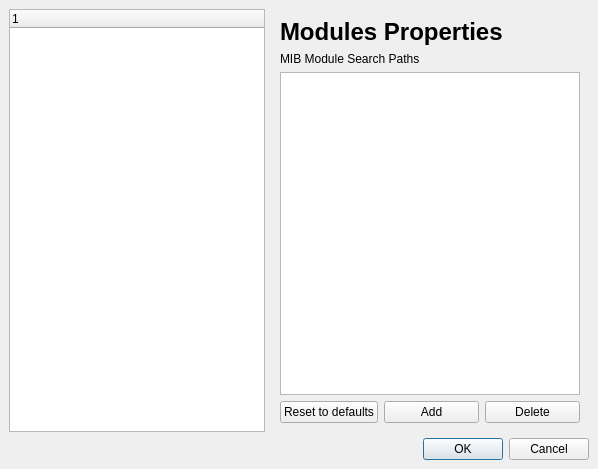
<?xml version="1.0" encoding="UTF-8"?>
<ui version="4.0">
 <comment>
    Copyright (C) 2004-2011 Martin Jolicoeur (snmpb1@gmail.com) 

    This file is part of the SnmpB project 
    (http://sourceforge.net/projects/snmpb)

    This program is free software: you can redistribute it and/or modify
    it under the terms of the GNU General Public License as published by
    the Free Software Foundation, either version 2 of the License, or
    (at your option) any later version.

    This program is distributed in the hope that it will be useful,
    but WITHOUT ANY WARRANTY; without even the implied warranty of
    MERCHANTABILITY or FITNESS FOR A PARTICULAR PURPOSE.  See the
    GNU General Public License for more details.

    You should have received a copy of the GNU General Public License
    along with this program.  If not, see http://www.gnu.org/licenses/.
</comment>
 <class>Preferences</class>
 <widget class="QDialog" name="Preferences">
  <property name="geometry">
   <rect>
    <x>0</x>
    <y>0</y>
    <width>598</width>
    <height>469</height>
   </rect>
  </property>
  <property name="sizePolicy">
   <sizepolicy hsizetype="Fixed" vsizetype="Fixed">
    <horstretch>0</horstretch>
    <verstretch>0</verstretch>
   </sizepolicy>
  </property>
  <property name="windowTitle">
   <string>Preferences</string>
  </property>
  <property name="windowIcon">
   <iconset>
    <normaloff>images/snmpb.png</normaloff>images/snmpb.png</iconset>
  </property>
  <layout class="QGridLayout">
   <property name="leftMargin">
    <number>9</number>
   </property>
   <property name="topMargin">
    <number>9</number>
   </property>
   <property name="rightMargin">
    <number>9</number>
   </property>
   <property name="bottomMargin">
    <number>9</number>
   </property>
   <property name="spacing">
    <number>6</number>
   </property>
   <item row="0" column="0">
    <widget class="QTreeWidget" name="PreferencesTree">
     <property name="sizePolicy">
      <sizepolicy hsizetype="Preferred" vsizetype="Preferred">
       <horstretch>0</horstretch>
       <verstretch>0</verstretch>
      </sizepolicy>
     </property>
     <column>
      <property name="text">
       <string notr="true">1</string>
      </property>
     </column>
    </widget>
   </item>
   <item row="0" column="1">
    <widget class="QStackedWidget" name="PreferencesProps">
     <property name="currentIndex">
      <number>2</number>
     </property>
     <widget class="QWidget" name="TransportProps">
      <layout class="QGridLayout">
       <item row="0" column="0">
        <widget class="QLabel" name="TransportPropsL">
         <property name="text">
          <string>&lt;html&gt;&lt;head&gt;&lt;meta name=&quot;qrichtext&quot; content=&quot;1&quot; /&gt;&lt;style type=&quot;text/css&quot;&gt;
p, li { white-space: pre-wrap; }
&lt;/style&gt;&lt;/head&gt;&lt;body style=&quot; font-family:'Sans Serif'; font-size:12pt; font-weight:400; font-style:normal; text-decoration:none;&quot;&gt;
&lt;p style=&quot; margin-top:0px; margin-bottom:0px; margin-left:0px; margin-right:0px; -qt-block-indent:0; text-indent:0px;&quot;&gt;&lt;span style=&quot; font-size:18pt; font-weight:600;&quot;&gt;Transport Properties&lt;/span&gt;&lt;/p&gt;&lt;/body&gt;&lt;/html&gt;</string>
         </property>
        </widget>
       </item>
       <item row="1" column="0">
        <spacer>
         <property name="orientation">
          <enum>Qt::Vertical</enum>
         </property>
         <property name="sizeType">
          <enum>QSizePolicy::Fixed</enum>
         </property>
         <property name="sizeHint" stdset="0">
          <size>
           <width>20</width>
           <height>40</height>
          </size>
         </property>
        </spacer>
       </item>
       <item row="2" column="0">
        <widget class="QGroupBox" name="Protocol">
         <property name="title">
          <string>Protocol</string>
         </property>
         <layout class="QGridLayout">
          <property name="leftMargin">
           <number>9</number>
          </property>
          <property name="topMargin">
           <number>9</number>
          </property>
          <property name="rightMargin">
           <number>9</number>
          </property>
          <property name="bottomMargin">
           <number>9</number>
          </property>
          <property name="spacing">
           <number>6</number>
          </property>
          <item row="1" column="0">
           <widget class="QCheckBox" name="EnableIPv4">
            <property name="text">
             <string>Enable Internet Protocol v4 (IPv4)</string>
            </property>
           </widget>
          </item>
          <item row="2" column="0">
           <widget class="QCheckBox" name="EnableIPv6">
            <property name="text">
             <string>Enable Internet Protocol v6 (IPv6)</string>
            </property>
           </widget>
          </item>
         </layout>
        </widget>
       </item>
       <item row="4" column="0">
        <spacer>
         <property name="orientation">
          <enum>Qt::Vertical</enum>
         </property>
         <property name="sizeType">
          <enum>QSizePolicy::Expanding</enum>
         </property>
         <property name="sizeHint" stdset="0">
          <size>
           <width>20</width>
           <height>111</height>
          </size>
         </property>
        </spacer>
       </item>
      </layout>
     </widget>
     <widget class="QWidget" name="MIBTreeProps">
      <layout class="QGridLayout">
       <property name="leftMargin">
        <number>9</number>
       </property>
       <property name="topMargin">
        <number>9</number>
       </property>
       <property name="rightMargin">
        <number>9</number>
       </property>
       <property name="bottomMargin">
        <number>9</number>
       </property>
       <property name="spacing">
        <number>6</number>
       </property>
       <item row="2" column="0">
        <widget class="QGroupBox" name="WindowPrefs">
         <property name="title">
          <string>Window preferences</string>
         </property>
         <layout class="QGridLayout">
          <property name="leftMargin">
           <number>9</number>
          </property>
          <property name="topMargin">
           <number>9</number>
          </property>
          <property name="rightMargin">
           <number>9</number>
          </property>
          <property name="bottomMargin">
           <number>9</number>
          </property>
          <property name="spacing">
           <number>6</number>
          </property>
          <item row="0" column="0">
           <widget class="QCheckBox" name="HorizontalSplit">
            <property name="text">
             <string>Horizontal Split</string>
            </property>
           </widget>
          </item>
         </layout>
        </widget>
       </item>
       <item row="3" column="0">
        <widget class="QGroupBox" name="AutomaticLoading">
         <property name="title">
          <string>Automatic MIB loading on walk</string>
         </property>
         <layout class="QGridLayout">
          <property name="leftMargin">
           <number>9</number>
          </property>
          <property name="topMargin">
           <number>9</number>
          </property>
          <property name="rightMargin">
           <number>9</number>
          </property>
          <property name="bottomMargin">
           <number>9</number>
          </property>
          <property name="spacing">
           <number>6</number>
          </property>
          <item row="0" column="0">
           <widget class="QRadioButton" name="MibLoadingEnable">
            <property name="text">
             <string>Enable</string>
            </property>
           </widget>
          </item>
          <item row="1" column="0">
           <widget class="QRadioButton" name="MibLoadingEnablePrompt">
            <property name="text">
             <string>Enable and prompt for loading</string>
            </property>
           </widget>
          </item>
          <item row="2" column="0">
           <widget class="QRadioButton" name="MibLoadingDisable">
            <property name="text">
             <string>Disable</string>
            </property>
           </widget>
          </item>
         </layout>
        </widget>
       </item>
       <item row="4" column="0">
        <spacer>
         <property name="orientation">
          <enum>Qt::Vertical</enum>
         </property>
         <property name="sizeHint" stdset="0">
          <size>
           <width>20</width>
           <height>81</height>
          </size>
         </property>
        </spacer>
       </item>
       <item row="0" column="0">
        <widget class="QLabel" name="MIBTreePropsL">
         <property name="text">
          <string>&lt;html&gt;&lt;head&gt;&lt;meta name=&quot;qrichtext&quot; content=&quot;1&quot; /&gt;&lt;style type=&quot;text/css&quot;&gt;
p, li { white-space: pre-wrap; }
&lt;/style&gt;&lt;/head&gt;&lt;body style=&quot; font-family:'Sans Serif'; font-size:12pt; font-weight:400; font-style:normal; text-decoration:none;&quot;&gt;
&lt;p style=&quot; margin-top:0px; margin-bottom:0px; margin-left:0px; margin-right:0px; -qt-block-indent:0; text-indent:0px;&quot;&gt;&lt;span style=&quot; font-size:18pt; font-weight:600;&quot;&gt;MIB Tree Properties&lt;/span&gt;&lt;/p&gt;&lt;/body&gt;&lt;/html&gt;</string>
         </property>
        </widget>
       </item>
       <item row="1" column="0">
        <spacer>
         <property name="orientation">
          <enum>Qt::Vertical</enum>
         </property>
         <property name="sizeType">
          <enum>QSizePolicy::Fixed</enum>
         </property>
         <property name="sizeHint" stdset="0">
          <size>
           <width>20</width>
           <height>40</height>
          </size>
         </property>
        </spacer>
       </item>
      </layout>
     </widget>
     <widget class="QWidget" name="ModulesProps">
      <layout class="QGridLayout">
       <property name="leftMargin">
        <number>9</number>
       </property>
       <property name="topMargin">
        <number>9</number>
       </property>
       <property name="rightMargin">
        <number>9</number>
       </property>
       <property name="bottomMargin">
        <number>9</number>
       </property>
       <property name="spacing">
        <number>6</number>
       </property>
       <item row="2" column="0" colspan="3">
        <widget class="QListWidget" name="ModulePaths">
         <property name="dragDropMode">
          <enum>QAbstractItemView::InternalMove</enum>
         </property>
         <property name="selectionMode">
          <enum>QAbstractItemView::ExtendedSelection</enum>
         </property>
        </widget>
       </item>
       <item row="3" column="0">
        <widget class="QPushButton" name="ModulePathsReset">
         <property name="text">
          <string>Reset to defaults</string>
         </property>
        </widget>
       </item>
       <item row="1" column="0" colspan="3">
        <widget class="QLabel" name="ModulePathsL">
         <property name="text">
          <string>MIB Module Search Paths</string>
         </property>
        </widget>
       </item>
       <item row="0" column="0" colspan="3">
        <widget class="QLabel" name="ModulesPropsL">
         <property name="text">
          <string>&lt;html&gt;&lt;head&gt;&lt;meta name=&quot;qrichtext&quot; content=&quot;1&quot; /&gt;&lt;style type=&quot;text/css&quot;&gt;
p, li { white-space: pre-wrap; }
&lt;/style&gt;&lt;/head&gt;&lt;body style=&quot; font-family:'Sans Serif'; font-size:12pt; font-weight:400; font-style:normal; text-decoration:none;&quot;&gt;
&lt;p style=&quot; margin-top:0px; margin-bottom:0px; margin-left:0px; margin-right:0px; -qt-block-indent:0; text-indent:0px;&quot;&gt;&lt;span style=&quot; font-size:18pt; font-weight:600;&quot;&gt;Modules Properties&lt;/span&gt;&lt;/p&gt;&lt;/body&gt;&lt;/html&gt;</string>
         </property>
        </widget>
       </item>
       <item row="3" column="2">
        <widget class="QPushButton" name="ModulePathsDelete">
         <property name="text">
          <string>Delete</string>
         </property>
        </widget>
       </item>
       <item row="3" column="1">
        <widget class="QPushButton" name="ModulePathsAdd">
         <property name="text">
          <string>Add</string>
         </property>
        </widget>
       </item>
      </layout>
     </widget>
     <widget class="QWidget" name="TrapProps">
      <layout class="QGridLayout">
       <item row="0" column="0">
        <widget class="QLabel" name="TrapsPropsL">
         <property name="text">
          <string>&lt;html&gt;&lt;head&gt;&lt;meta name=&quot;qrichtext&quot; content=&quot;1&quot; /&gt;&lt;style type=&quot;text/css&quot;&gt;
p, li { white-space: pre-wrap; }
&lt;/style&gt;&lt;/head&gt;&lt;body style=&quot; font-family:'Sans Serif'; font-size:12pt; font-weight:400; font-style:normal; text-decoration:none;&quot;&gt;
&lt;p style=&quot; margin-top:0px; margin-bottom:0px; margin-left:0px; margin-right:0px; -qt-block-indent:0; text-indent:0px;&quot;&gt;&lt;span style=&quot; font-size:18pt; font-weight:600;&quot;&gt;Traps Properties&lt;/span&gt;&lt;/p&gt;&lt;/body&gt;&lt;/html&gt;</string>
         </property>
        </widget>
       </item>
       <item row="1" column="0">
        <spacer>
         <property name="orientation">
          <enum>Qt::Vertical</enum>
         </property>
         <property name="sizeType">
          <enum>QSizePolicy::Fixed</enum>
         </property>
         <property name="sizeHint" stdset="0">
          <size>
           <width>20</width>
           <height>40</height>
          </size>
         </property>
        </spacer>
       </item>
       <item row="2" column="0">
        <widget class="QGroupBox" name="BindingTrapPort">
         <property name="title">
          <string>Binding Trap Port</string>
         </property>
         <layout class="QGridLayout">
          <property name="leftMargin">
           <number>9</number>
          </property>
          <property name="topMargin">
           <number>9</number>
          </property>
          <property name="rightMargin">
           <number>9</number>
          </property>
          <property name="bottomMargin">
           <number>9</number>
          </property>
          <property name="spacing">
           <number>6</number>
          </property>
          <item row="0" column="1">
           <widget class="QSpinBox" name="TrapPort">
            <property name="minimum">
             <number>1</number>
            </property>
            <property name="maximum">
             <number>65535</number>
            </property>
            <property name="value">
             <number>1</number>
            </property>
           </widget>
          </item>
          <item row="0" column="0">
           <widget class="QLabel" name="TrapPortL">
            <property name="text">
             <string>IPv4 port number</string>
            </property>
           </widget>
          </item>
          <item row="1" column="1">
           <widget class="QSpinBox" name="TrapPort6">
            <property name="minimum">
             <number>1</number>
            </property>
            <property name="maximum">
             <number>65535</number>
            </property>
            <property name="value">
             <number>1</number>
            </property>
           </widget>
          </item>
          <item row="1" column="0">
           <widget class="QLabel" name="TrapPort6L">
            <property name="text">
             <string>IPv6 port number</string>
            </property>
           </widget>
          </item>
         </layout>
        </widget>
       </item>
       <item row="3" column="0">
        <widget class="QGroupBox" name="Display">
         <property name="title">
          <string>Display</string>
         </property>
         <layout class="QGridLayout">
          <property name="leftMargin">
           <number>9</number>
          </property>
          <property name="topMargin">
           <number>9</number>
          </property>
          <property name="rightMargin">
           <number>9</number>
          </property>
          <property name="bottomMargin">
           <number>9</number>
          </property>
          <property name="spacing">
           <number>6</number>
          </property>
          <item row="1" column="0">
           <widget class="QCheckBox" name="ShowAgentName">
            <property name="text">
             <string>Show agent hostname (DNS resolve)</string>
            </property>
           </widget>
          </item>
          <item row="2" column="0">
           <widget class="QCheckBox" name="ExpandTrapBinding">
            <property name="text">
             <string>Always expand trap content bindings</string>
            </property>
           </widget>
          </item>
         </layout>
        </widget>
       </item>
       <item row="4" column="0">
        <spacer>
         <property name="orientation">
          <enum>Qt::Vertical</enum>
         </property>
         <property name="sizeType">
          <enum>QSizePolicy::Expanding</enum>
         </property>
         <property name="sizeHint" stdset="0">
          <size>
           <width>20</width>
           <height>111</height>
          </size>
         </property>
        </spacer>
       </item>
      </layout>
     </widget>
    </widget>
   </item>
   <item row="1" column="0" colspan="2">
    <widget class="QDialogButtonBox" name="OKCancelBox">
     <property name="orientation">
      <enum>Qt::Horizontal</enum>
     </property>
     <property name="standardButtons">
      <set>QDialogButtonBox::Cancel|QDialogButtonBox::Ok</set>
     </property>
    </widget>
   </item>
  </layout>
 </widget>
 <tabstops>
  <tabstop>PreferencesTree</tabstop>
  <tabstop>HorizontalSplit</tabstop>
  <tabstop>MibLoadingEnable</tabstop>
  <tabstop>MibLoadingEnablePrompt</tabstop>
  <tabstop>MibLoadingDisable</tabstop>
  <tabstop>ModulePaths</tabstop>
  <tabstop>ModulePathsReset</tabstop>
  <tabstop>ModulePathsAdd</tabstop>
  <tabstop>ModulePathsDelete</tabstop>
  <tabstop>TrapPort</tabstop>
  <tabstop>TrapPort6</tabstop>
  <tabstop>ShowAgentName</tabstop>
  <tabstop>ExpandTrapBinding</tabstop>
  <tabstop>EnableIPv4</tabstop>
  <tabstop>EnableIPv6</tabstop>
  <tabstop>OKCancelBox</tabstop>
 </tabstops>
 <resources/>
 <connections>
  <connection>
   <sender>OKCancelBox</sender>
   <signal>accepted()</signal>
   <receiver>Preferences</receiver>
   <slot>accept()</slot>
   <hints>
    <hint type="sourcelabel">
     <x>258</x>
     <y>499</y>
    </hint>
    <hint type="destinationlabel">
     <x>157</x>
     <y>274</y>
    </hint>
   </hints>
  </connection>
  <connection>
   <sender>OKCancelBox</sender>
   <signal>rejected()</signal>
   <receiver>Preferences</receiver>
   <slot>reject()</slot>
   <hints>
    <hint type="sourcelabel">
     <x>326</x>
     <y>499</y>
    </hint>
    <hint type="destinationlabel">
     <x>286</x>
     <y>274</y>
    </hint>
   </hints>
  </connection>
 </connections>
</ui>
